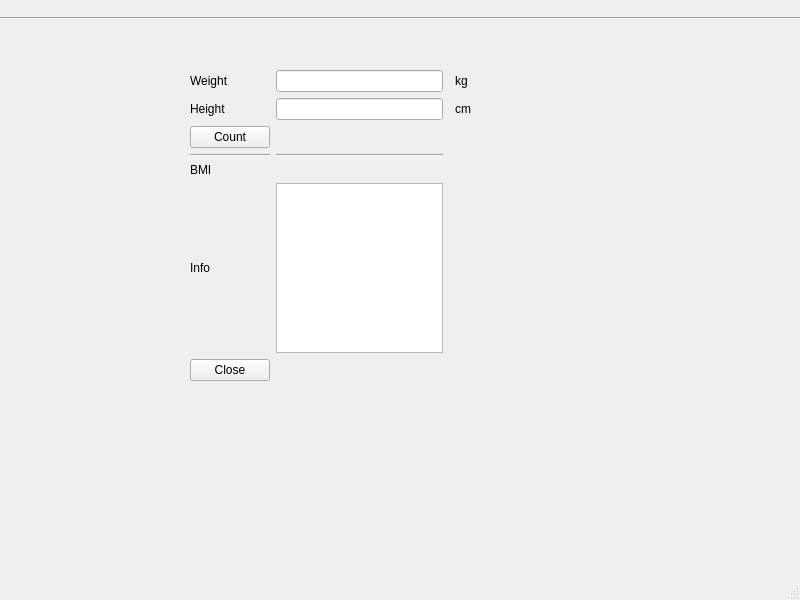
<?xml version="1.0" encoding="UTF-8"?>
<ui version="4.0">
 <class>MainWindow</class>
 <widget class="QMainWindow" name="MainWindow">
  <property name="geometry">
   <rect>
    <x>0</x>
    <y>0</y>
    <width>800</width>
    <height>600</height>
   </rect>
  </property>
  <property name="windowTitle">
   <string>MainWindow</string>
  </property>
  <widget class="QWidget" name="centralwidget">
   <widget class="Line" name="line">
    <property name="geometry">
     <rect>
      <x>0</x>
      <y>10</y>
      <width>851</width>
      <height>16</height>
     </rect>
    </property>
    <property name="orientation">
     <enum>Qt::Horizontal</enum>
    </property>
   </widget>
   <widget class="QWidget" name="gridLayoutWidget">
    <property name="geometry">
     <rect>
      <x>190</x>
      <y>70</y>
      <width>341</width>
      <height>311</height>
     </rect>
    </property>
    <layout class="QGridLayout" name="gridLayout">
     <item row="1" column="1">
      <widget class="QLineEdit" name="heightLineEdit"/>
     </item>
     <item row="6" column="0">
      <widget class="QLabel" name="label_6">
       <property name="text">
        <string>Info</string>
       </property>
      </widget>
     </item>
     <item row="7" column="0">
      <widget class="QPushButton" name="closeButton">
       <property name="text">
        <string>Close</string>
       </property>
      </widget>
     </item>
     <item row="1" column="0">
      <widget class="QLabel" name="label">
       <property name="text">
        <string>Height</string>
       </property>
      </widget>
     </item>
     <item row="0" column="0">
      <widget class="QLabel" name="label_2">
       <property name="text">
        <string>Weight</string>
       </property>
      </widget>
     </item>
     <item row="0" column="1">
      <widget class="QLineEdit" name="weightLineEdit"/>
     </item>
     <item row="0" column="3">
      <widget class="QLabel" name="label_3">
       <property name="text">
        <string>kg                   </string>
       </property>
      </widget>
     </item>
     <item row="5" column="0">
      <widget class="QLabel" name="label_5">
       <property name="text">
        <string>BMI</string>
       </property>
      </widget>
     </item>
     <item row="1" column="3">
      <widget class="QLabel" name="label_4">
       <property name="text">
        <string>cm</string>
       </property>
      </widget>
     </item>
     <item row="6" column="1">
      <widget class="QTextBrowser" name="infoTextBrowser"/>
     </item>
     <item row="2" column="0">
      <widget class="QPushButton" name="countButton">
       <property name="text">
        <string>Count</string>
       </property>
      </widget>
     </item>
     <item row="4" column="1">
      <widget class="Line" name="line_2">
       <property name="orientation">
        <enum>Qt::Horizontal</enum>
       </property>
      </widget>
     </item>
     <item row="4" column="2">
      <widget class="Line" name="line_4">
       <property name="orientation">
        <enum>Qt::Horizontal</enum>
       </property>
      </widget>
     </item>
     <item row="4" column="0">
      <widget class="Line" name="line_3">
       <property name="orientation">
        <enum>Qt::Horizontal</enum>
       </property>
      </widget>
     </item>
     <item row="5" column="1">
      <widget class="QLabel" name="resultLabel">
       <property name="text">
        <string/>
       </property>
      </widget>
     </item>
    </layout>
   </widget>
  </widget>
  <widget class="QMenuBar" name="menubar">
   <property name="geometry">
    <rect>
     <x>0</x>
     <y>0</y>
     <width>800</width>
     <height>25</height>
    </rect>
   </property>
  </widget>
  <widget class="QStatusBar" name="statusbar"/>
 </widget>
 <resources/>
 <connections/>
</ui>
